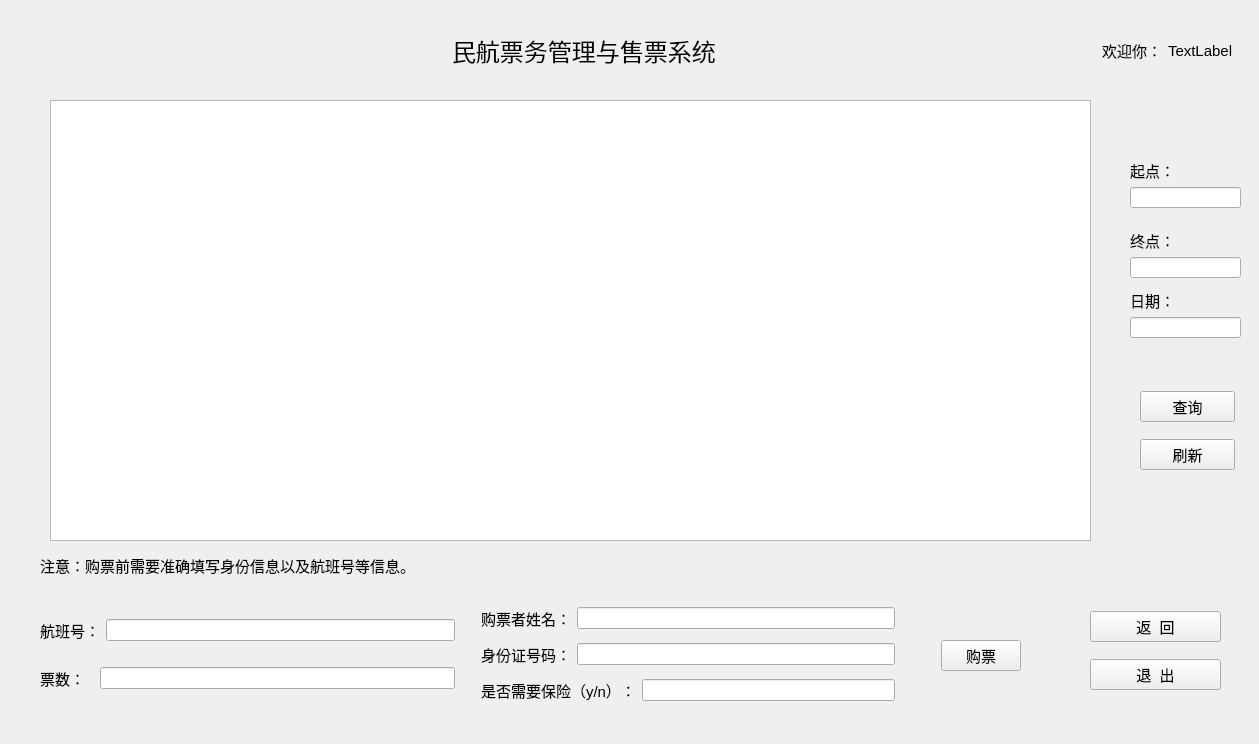
<?xml version="1.0" encoding="UTF-8"?>
<ui version="4.0">
 <class>client</class>
 <widget class="QWidget" name="client">
  <property name="geometry">
   <rect>
    <x>0</x>
    <y>0</y>
    <width>1259</width>
    <height>744</height>
   </rect>
  </property>
  <property name="windowTitle">
   <string>Form</string>
  </property>
  <widget class="QLabel" name="label_7">
   <property name="geometry">
    <rect>
     <x>40</x>
     <y>550</y>
     <width>907</width>
     <height>31</height>
    </rect>
   </property>
   <property name="font">
    <font>
     <pointsize>11</pointsize>
    </font>
   </property>
   <property name="text">
    <string>注意：购票前需要准确填写身份信息以及航班号等信息。</string>
   </property>
  </widget>
  <widget class="QTableView" name="tableView">
   <property name="geometry">
    <rect>
     <x>50</x>
     <y>100</y>
     <width>1041</width>
     <height>441</height>
    </rect>
   </property>
  </widget>
  <widget class="QWidget" name="widget_2" native="true">
   <property name="geometry">
    <rect>
     <x>1110</x>
     <y>130</y>
     <width>131</width>
     <height>389</height>
    </rect>
   </property>
   <widget class="QWidget" name="layoutWidget">
    <property name="geometry">
     <rect>
      <x>20</x>
      <y>30</y>
      <width>111</width>
      <height>48</height>
     </rect>
    </property>
    <layout class="QVBoxLayout" name="verticalLayout_3">
     <item>
      <widget class="QLabel" name="label_8">
       <property name="font">
        <font>
         <pointsize>11</pointsize>
        </font>
       </property>
       <property name="text">
        <string>起点：</string>
       </property>
      </widget>
     </item>
     <item>
      <widget class="QLineEdit" name="lineEditsta"/>
     </item>
    </layout>
   </widget>
   <widget class="QWidget" name="layoutWidget">
    <property name="geometry">
     <rect>
      <x>20</x>
      <y>100</y>
      <width>111</width>
      <height>48</height>
     </rect>
    </property>
    <layout class="QVBoxLayout" name="verticalLayout_4">
     <item>
      <widget class="QLabel" name="label_9">
       <property name="font">
        <font>
         <pointsize>11</pointsize>
        </font>
       </property>
       <property name="text">
        <string>终点：</string>
       </property>
      </widget>
     </item>
     <item>
      <widget class="QLineEdit" name="lineEditend"/>
     </item>
    </layout>
   </widget>
   <widget class="QWidget" name="layoutWidget">
    <property name="geometry">
     <rect>
      <x>20</x>
      <y>160</y>
      <width>111</width>
      <height>48</height>
     </rect>
    </property>
    <layout class="QVBoxLayout" name="verticalLayout_5">
     <item>
      <widget class="QLabel" name="label_10">
       <property name="font">
        <font>
         <pointsize>11</pointsize>
        </font>
       </property>
       <property name="text">
        <string>日期：</string>
       </property>
      </widget>
     </item>
     <item>
      <widget class="QLineEdit" name="lineEditdat"/>
     </item>
    </layout>
   </widget>
   <widget class="QWidget" name="">
    <property name="geometry">
     <rect>
      <x>30</x>
      <y>250</y>
      <width>95</width>
      <height>101</height>
     </rect>
    </property>
    <layout class="QVBoxLayout" name="verticalLayout_8">
     <item>
      <widget class="QPushButton" name="pushButtonans">
       <property name="font">
        <font>
         <pointsize>11</pointsize>
        </font>
       </property>
       <property name="text">
        <string>查询</string>
       </property>
      </widget>
     </item>
     <item>
      <widget class="QPushButton" name="pushButtonfresh">
       <property name="font">
        <font>
         <pointsize>11</pointsize>
        </font>
       </property>
       <property name="text">
        <string>刷新</string>
       </property>
      </widget>
     </item>
    </layout>
   </widget>
  </widget>
  <widget class="QWidget" name="widget_3" native="true">
   <property name="geometry">
    <rect>
     <x>72</x>
     <y>20</y>
     <width>1181</width>
     <height>57</height>
    </rect>
   </property>
   <widget class="QWidget" name="layoutWidget">
    <property name="geometry">
     <rect>
      <x>0</x>
      <y>10</y>
      <width>1161</width>
      <height>41</height>
     </rect>
    </property>
    <layout class="QHBoxLayout" name="horizontalLayout_9">
     <item>
      <spacer name="horizontalSpacer">
       <property name="orientation">
        <enum>Qt::Horizontal</enum>
       </property>
       <property name="sizeHint" stdset="0">
        <size>
         <width>40</width>
         <height>20</height>
        </size>
       </property>
      </spacer>
     </item>
     <item>
      <widget class="QLabel" name="label">
       <property name="font">
        <font>
         <family>微软雅黑</family>
         <pointsize>18</pointsize>
        </font>
       </property>
       <property name="text">
        <string>民航票务管理与售票系统</string>
       </property>
      </widget>
     </item>
     <item>
      <spacer name="horizontalSpacer_2">
       <property name="orientation">
        <enum>Qt::Horizontal</enum>
       </property>
       <property name="sizeHint" stdset="0">
        <size>
         <width>40</width>
         <height>20</height>
        </size>
       </property>
      </spacer>
     </item>
     <item>
      <layout class="QHBoxLayout" name="horizontalLayout_8">
       <item>
        <widget class="QLabel" name="labelWelcome">
         <property name="font">
          <font>
           <pointsize>11</pointsize>
          </font>
         </property>
         <property name="text">
          <string>欢迎你：</string>
         </property>
        </widget>
       </item>
       <item>
        <widget class="QLabel" name="labelReallyName">
         <property name="font">
          <font>
           <pointsize>11</pointsize>
          </font>
         </property>
         <property name="text">
          <string>TextLabel</string>
         </property>
        </widget>
       </item>
      </layout>
     </item>
    </layout>
   </widget>
  </widget>
  <widget class="QWidget" name="">
   <property name="geometry">
    <rect>
     <x>1090</x>
     <y>600</y>
     <width>131</width>
     <height>101</height>
    </rect>
   </property>
   <layout class="QVBoxLayout" name="verticalLayout_7">
    <item>
     <widget class="QPushButton" name="pushButtonreturn">
      <property name="font">
       <font>
        <pointsize>11</pointsize>
       </font>
      </property>
      <property name="text">
       <string>返  回</string>
      </property>
     </widget>
    </item>
    <item>
     <widget class="QPushButton" name="pushButtonquit">
      <property name="font">
       <font>
        <pointsize>11</pointsize>
       </font>
      </property>
      <property name="text">
       <string>退  出</string>
      </property>
     </widget>
    </item>
   </layout>
  </widget>
  <widget class="QWidget" name="">
   <property name="geometry">
    <rect>
     <x>40</x>
     <y>600</y>
     <width>981</width>
     <height>111</height>
    </rect>
   </property>
   <layout class="QHBoxLayout" name="horizontalLayout_7">
    <item>
     <layout class="QHBoxLayout" name="horizontalLayout_6">
      <item>
       <layout class="QVBoxLayout" name="verticalLayout">
        <item>
         <layout class="QHBoxLayout" name="horizontalLayout">
          <item>
           <widget class="QLabel" name="label_2">
            <property name="font">
             <font>
              <pointsize>11</pointsize>
             </font>
            </property>
            <property name="text">
             <string>航班号：</string>
            </property>
           </widget>
          </item>
          <item>
           <widget class="QLineEdit" name="lineEditfid"/>
          </item>
         </layout>
        </item>
        <item>
         <layout class="QHBoxLayout" name="horizontalLayout_2">
          <item>
           <widget class="QLabel" name="label_3">
            <property name="font">
             <font>
              <pointsize>11</pointsize>
             </font>
            </property>
            <property name="text">
             <string>票数：  </string>
            </property>
           </widget>
          </item>
          <item>
           <widget class="QLineEdit" name="lineEditnum"/>
          </item>
         </layout>
        </item>
       </layout>
      </item>
      <item>
       <spacer name="verticalSpacer">
        <property name="orientation">
         <enum>Qt::Vertical</enum>
        </property>
        <property name="sizeHint" stdset="0">
         <size>
          <width>20</width>
          <height>40</height>
         </size>
        </property>
       </spacer>
      </item>
      <item>
       <layout class="QVBoxLayout" name="verticalLayout_2">
        <item>
         <layout class="QHBoxLayout" name="horizontalLayout_3">
          <item>
           <widget class="QLabel" name="label_4">
            <property name="font">
             <font>
              <pointsize>11</pointsize>
             </font>
            </property>
            <property name="text">
             <string>购票者姓名：</string>
            </property>
           </widget>
          </item>
          <item>
           <widget class="QLineEdit" name="lineEditname"/>
          </item>
         </layout>
        </item>
        <item>
         <layout class="QHBoxLayout" name="horizontalLayout_4">
          <item>
           <widget class="QLabel" name="label_5">
            <property name="font">
             <font>
              <pointsize>11</pointsize>
             </font>
            </property>
            <property name="text">
             <string>身份证号码：</string>
            </property>
           </widget>
          </item>
          <item>
           <widget class="QLineEdit" name="lineEdituid"/>
          </item>
         </layout>
        </item>
        <item>
         <layout class="QHBoxLayout" name="horizontalLayout_5">
          <item>
           <widget class="QLabel" name="label_6">
            <property name="font">
             <font>
              <pointsize>11</pointsize>
             </font>
            </property>
            <property name="text">
             <string>是否需要保险（y/n）：</string>
            </property>
           </widget>
          </item>
          <item>
           <widget class="QLineEdit" name="lineEditsafe"/>
          </item>
         </layout>
        </item>
       </layout>
      </item>
     </layout>
    </item>
    <item>
     <spacer name="horizontalSpacer_3">
      <property name="orientation">
       <enum>Qt::Horizontal</enum>
      </property>
      <property name="sizeType">
       <enum>QSizePolicy::Minimum</enum>
      </property>
      <property name="sizeHint" stdset="0">
       <size>
        <width>40</width>
        <height>20</height>
       </size>
      </property>
     </spacer>
    </item>
    <item>
     <widget class="QPushButton" name="pushButtonbuy">
      <property name="font">
       <font>
        <pointsize>11</pointsize>
       </font>
      </property>
      <property name="text">
       <string>购票</string>
      </property>
     </widget>
    </item>
   </layout>
  </widget>
 </widget>
 <resources/>
 <connections/>
</ui>
